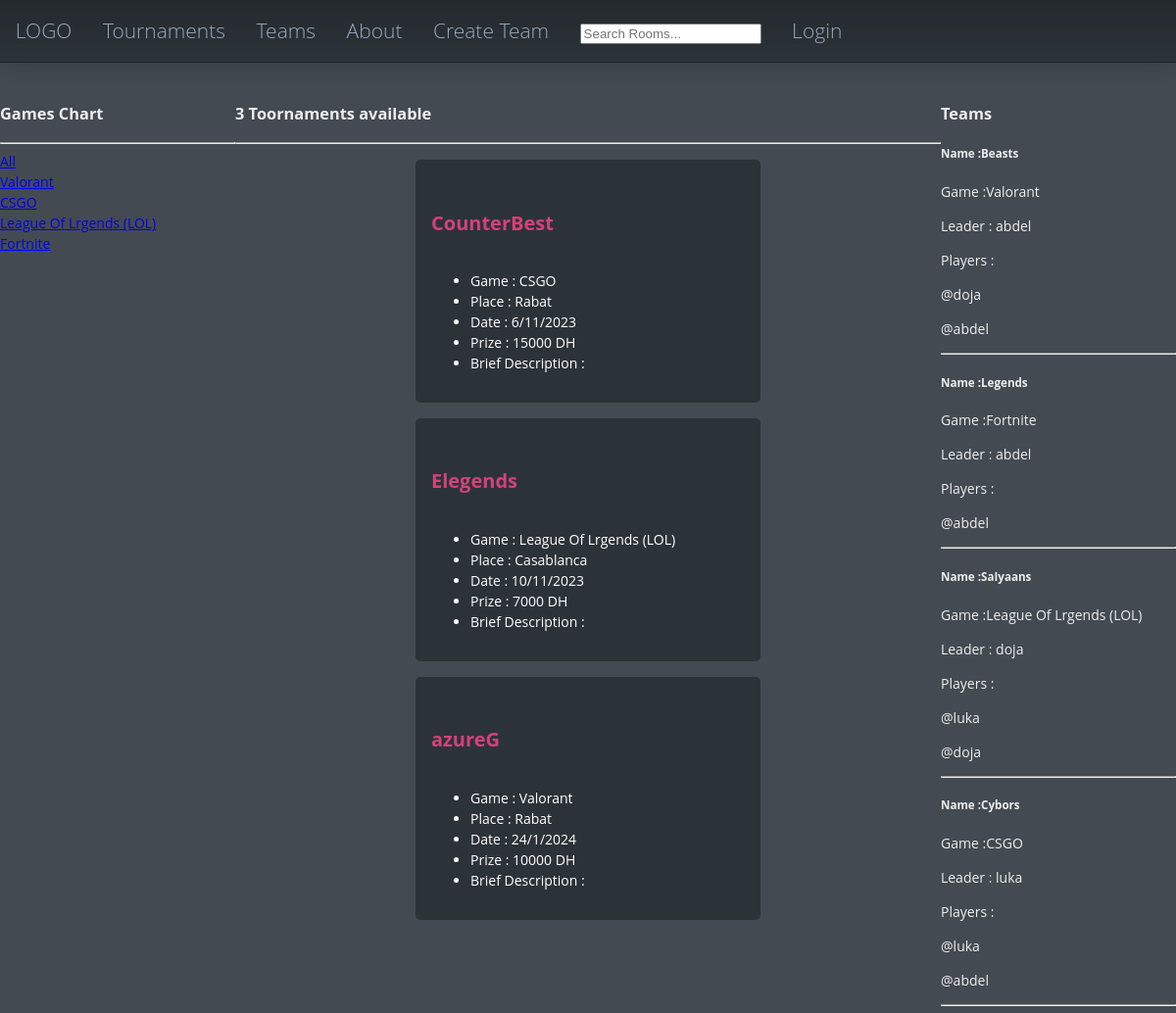
The page / on the database its author committed.
### base/models.py (models this page shows, shortened)
class Game(models.Model):
    name = models.CharField(max_length=200)
    def __str__(self):
        return self.name

class Toornament(models.Model):
    game = models.ForeignKey(Game,null=True, on_delete=models.SET_NULL)
    name = models.CharField(max_length=200)
    description = models.TextField(null=True, blank=True)
    teams = models.ManyToManyField(
        Team, related_name='teams', blank =True )
    place = models.CharField(max_length=200)
    date_time = models.CharField(max_length=200)
    prize = models.IntegerField()
    updated = models.DateTimeField(auto_now=True)
    created = models.DateTimeField(auto_now_add=True)
    class Meta:
        ordering = ['-updated', '-created']

class Team(models.Model):
    leader = models.ForeignKey(User,null=True, on_delete=models.SET_NULL)
    game = models.ForeignKey(Game,null=True, on_delete=models.SET_NULL)
    code = models.IntegerField()
    name = models.CharField(max_length=200)
    players = models.ManyToManyField(User, related_name='players', blank =True )
    @property
    def players_list(self):
        players = self.players.all()
        return players

### base/views.py (the view)
# urls.py: path('', views.home, name='home' ),
def home(request):
    teams = Team.objects.all()
    toors = Toornament.objects.all()
    games = Game.objects.all()
    toor_count = toors.count()
    context = {'toors': toors, 'games': games, 'toor_count':toor_count, 'teams':teams}
    return render(request, 'base/home.html', context)

### base/templates/base/home.html (shortened to what this page needs)
{% extends 'main.html' %}
{% block content %}
{% include 'nav.html' %}
<div class="container">
<div class="home-container">
    <div>
        <h3> Games Chart</h3>
        <hr>
        <div>
            <a href="{% url 'home' %}">All</a>
        </div>
        {% for game in games %}
            <div>
                <a href="{% url 'home' %}?q={{game.name}}">{{game.name}}</a>
            </div>
        {% endfor %}
    </div>
    <div>
        <h3>{{toor_count}} Toornaments available</h3>
        <hr>
        {% for toor in toors %}
        <div class="toors">
            <a href="{% url 'toornament' toor.id %}" class="toor-link">
                <h5 class="toor-name">{{toor.name}}</h5>
            </a>
                <ul>
                    <li> Game : {{toor.game}}</li>
                    <li>Place : {{toor.place}}</li>
                    <li>Date : {{toor.date_time}}</li>
                    <li>Prize : {{toor.prize}} DH</li>
                    <li>Brief Description :{{toor.description}}</li>
                </ul>
            </div>
        {% endfor %}
     </div>
     <div>
        <h3>Teams</h3>
        {% for team in teams %}
        <div class="teams">
                <h5>Name :{{team.name}}</h5>
                <p>Game :{{team.game}}</p>
                <p>Leader : {{team.leader}}</p>
                <p>Players :{% for player in team.players_list %}
                        <p>@{{player.username}}</p>
                    {% endfor %}
                </p>
            </div>
        <hr>
        {% endfor %}
     </div>
</div>
</div>
{% endblock content %}

### templates/main.html (shortened to what this page needs)
<!DOCTYPE html>
{% load static %}
<html lang="en">
<head>
    <link rel="stylesheet" href="{% static 'style/main.css' %}">
</head>
<body>
    {% block content %}
    {% endblock content %}
</body>
</html>

### templates/nav.html (shortened to what this page needs)
<header >
    <div class="nav">
        <a href="" class="nav-items">LOGO</a>
    <a href="#" class="nav-items">Tournaments</a>
<a href="#" class="nav-items">Teams</a>
    <a href="#" class="nav-items">About</a>
<a href="{% url 'create-team' %}" class="nav-items">Create Team</a>
<form action="{% url 'home' %}" class="nav-items">
    <input type="text" name="q" placeholder="Search Rooms...">
</form>
{% if request.user.is_authenticated %}
<a href="#" class="nav-items">Welcome {{user.username}}</a>
<a href="{% url 'logout' %}" class="nav-items">Logout</a>
{% else %}
<a href="{% url 'login' %}" class="nav-items">Login</a>
{% endif %}
</div>
</header>

### static/style/main.css (style rules this page uses)
body { background-color: #434a52; color: #eee; font-family: 'Open Sans', sans-serif; font-size: 14px; font-size: 0.875rem; font-weight: 400; height: 100%; line-height: 1.5; margin: 0; min-height: 100vh; }

### templates/nav.html (style rules this page uses)
.nav { display: flex; flex-direction: row; position: relative; background-color: #2c3338; background-image: linear-gradient(to bottom, #0003, transparent); border-bottom: 1px solid #0003; box-shadow: 0 0 32px #0003; font-size: 1.5em; font-weight: 300; }
.nav > .nav-items { color: #9ab; padding: .75em; text-align: center; text-decoration: none; transition: all .5s; }
header { position: fixed; top: 0; left: 0; right: 0; }

### base/templates/base/home.html (style rules this page uses)
.container { margin-top: 88px; }
.home-container { display: grid; grid-template-columns: 1fr 3fr 1fr; }
.toors { border-radius: 5px 5px 5px; background-color:#2c3338 ; margin-left: auto; margin-right: auto; max-width: 320px; max-width: 20rem; width: 90%; margin-top: 1rem; margin-bottom: 1rem; padding : 1rem; color: white; }
.toor-link { text-decoration: none; color: white; }
.toor-name { color: #d44179; font-weight: 700; font-size: 20px; }

### rows shown on the page
Game: name "Valorant"
Game: name "CSGO"
Game: name "League Of Lrgends (LOL)"
Game: name "Fortnite"
Toornament: name "CounterBest", game "CSGO", place "Rabat", date_time "6/11/2023", prize "15000"
Toornament: name "Elegends", game "League Of Lrgends (LOL)", place "Casablanca", date_time "10/11/2023", prize "7000"
Toornament: name "azureG", game "Valorant", place "Rabat", date_time "24/1/2024", prize "10000"
Team: name "Beasts", game "Valorant", leader "abdel"
Team: name "Legends", game "Fortnite", leader "abdel"
Team: name "SaIyaans", game "League Of Lrgends (LOL)", leader "doja"
Team: name "Cybors", game "CSGO", leader "luka"

### other values the page prints
{{ toor_count }} "3"
{{ player.username }} "doja"
{{ player.username }} "abdel"
{{ player.username }} "luka"
